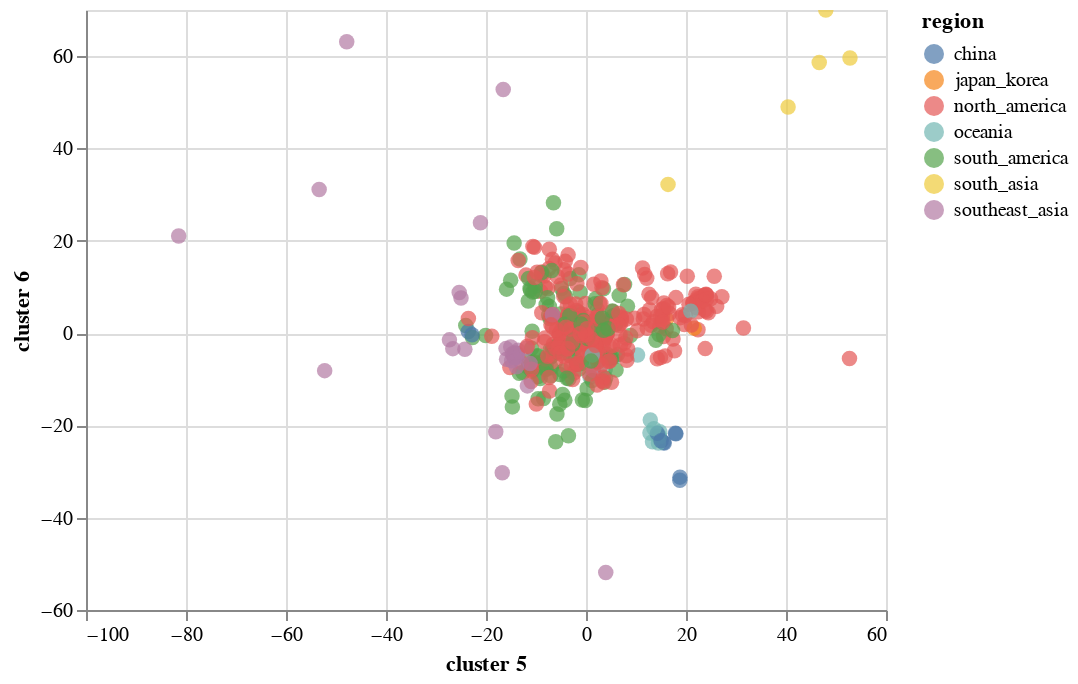

This figure's notebook cell:
### Code cell
scatterplot_with_tooltip_interactive(finalDf,'cluster 5','cluster 6',"cluster 5","cluster 6",['strain','region'],'region')

### Figure 1 — Vega-Lite specification as saved in the notebook (floating-point values rounded to 4 significant figures; data arrays with more than 128 entries replaced by an {"elided": "..."} marker saying what was removed)
{"$schema": "https://vega.github.io/schema/vega-lite/v3.3.0.json", "config": {"mark": {"tooltip": null}, "view": {"height": 300, "width": 400}}, "data": {"name": "data-ae86899eef38853a640aa7d425debf7c"}, "datasets": {"data-ae86899eef38853a640aa7d425debf7c": {"elided": "519 records"}}, "encoding": {"color": {"field": "region", "type": "nominal"}, "tooltip": [{"field": "strain", "type": "nominal"}, {"field": "region", "type": "nominal"}], "x": {"field": "cluster 5", "title": "cluster 5", "type": "quantitative"}, "y": {"field": "cluster 6", "title": "cluster 6", "type": "quantitative"}}, "mark": {"size": 60, "type": "circle"}, "selection": {"selector086": {"bind": "scales", "encodings": ["x", "y"], "type": "interval"}}}
